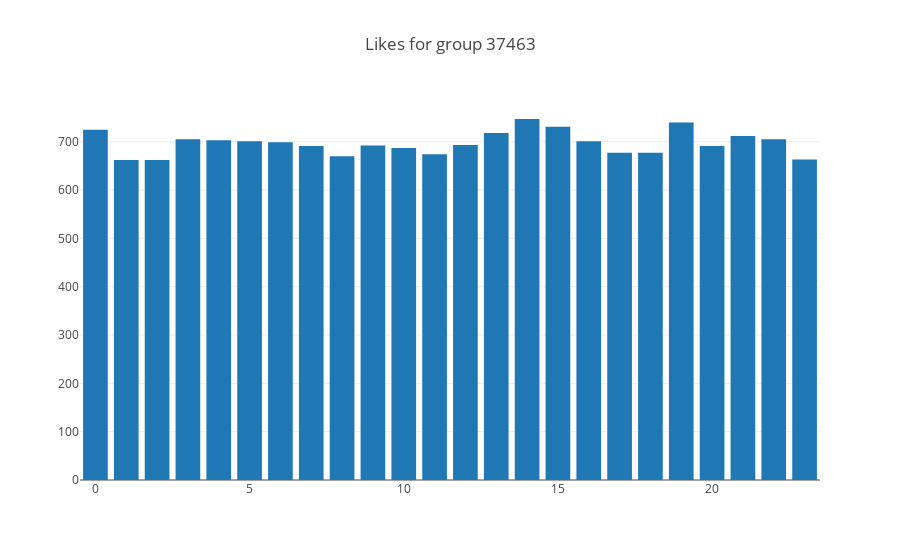

The notebook cell saved with this chart:
### Markdown cell above
Let's plot some histograms for popular groups:

### Code cell
draw_hist_for_group(37463)

### Figure 1 — Plotly figure (JSON) as saved in the notebook; plotly's stock layout.template omitted (floating-point values rounded to 4 significant figures)
{"data": [{"type": "bar", "x": ["00", "01", "02", "03", "04", "05", "06", "07", "08", "09", "10", "11", "12", "13", "14", "15", "16", "17", "18", "19", "20", "21", "22", "23"], "y": [725, 662, 662, 705, 703, 701, 699, 691, 670, 692, 687, 674, 693, 718, 747, 731, 701, 677, 677, 740, 691, 712, 705, 663]}], "layout": {"title": "Likes for group 37463"}}
